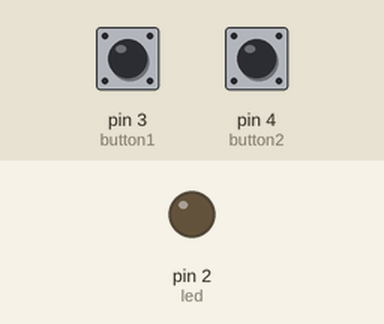
Simulated run of this sketch. Board: Arduino Uno, built with avr-gcc and run on an emulated ATmega328P. Shown: output pins drawn as LEDs (lit = HIGH). The inputs (shaded band) are chosen by the test bench; at power-on: pin 3 (button1) HIGH, pin 4 (button2) HIGH.

Above: at 1.2 s.
1.3 s: pin 3 (button1) pulled LOW for 0.15 s
At 1.37 s:
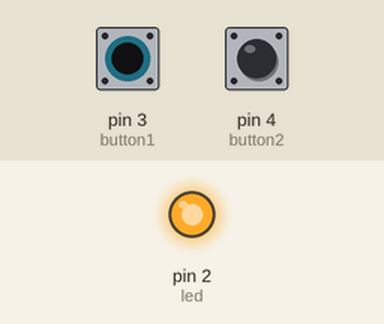
2.9 s: pin 3 (button1) pulled LOW for 3.2 s
At 6.4 s:
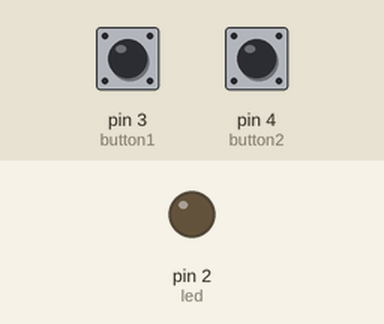
7.6 s: pin 4 (button2) pulled LOW for 3.2 s
At 8.8 s:
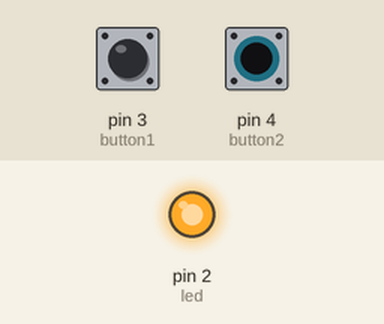
Timing chart, 0 to 12.3 s (numbered marks = the images above; inputs shaded):
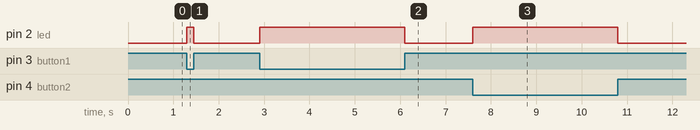

The sketch:

sketch_1h.ino
```cpp
/*
	Uso di or per accendere un LED se viene
	premuto almeno uno dei due (o più) pulsanti
	equivale a mettere in parallelo i pulsanti
*/

const int led = 2;		// il pin dove è il primo LED
const int button1 = 3;		// il pin dove è il primo pulsante
const int button2 = 4;	// il pin dove è il secondo pulsante
bool button1status, button2status;

void setup ()
{
	pinMode(led, OUTPUT);	// impostiamo come output
	pinMode(button1, INPUT_PULLUP);	// impostiamo come input
	pinMode(button2, INPUT_PULLUP);	// impostiamo come input
}

void loop ()
{
	button1status = !digitalRead(button1);
	button2status = !digitalRead(button2);

	digitalWrite(led, button1status || button2status);	// acceso se true
}
```

Measured:
- after the input at 1.3 s, pin 2 (led): LOW → HIGH at once, → LOW 0.15 s later
- after the input at 2.9 s, pin 2 (led): LOW → HIGH at once, → LOW 3.2 s later
- after the input at 7.6 s, pin 2 (led): LOW → HIGH at once, → LOW 3.2 s later
